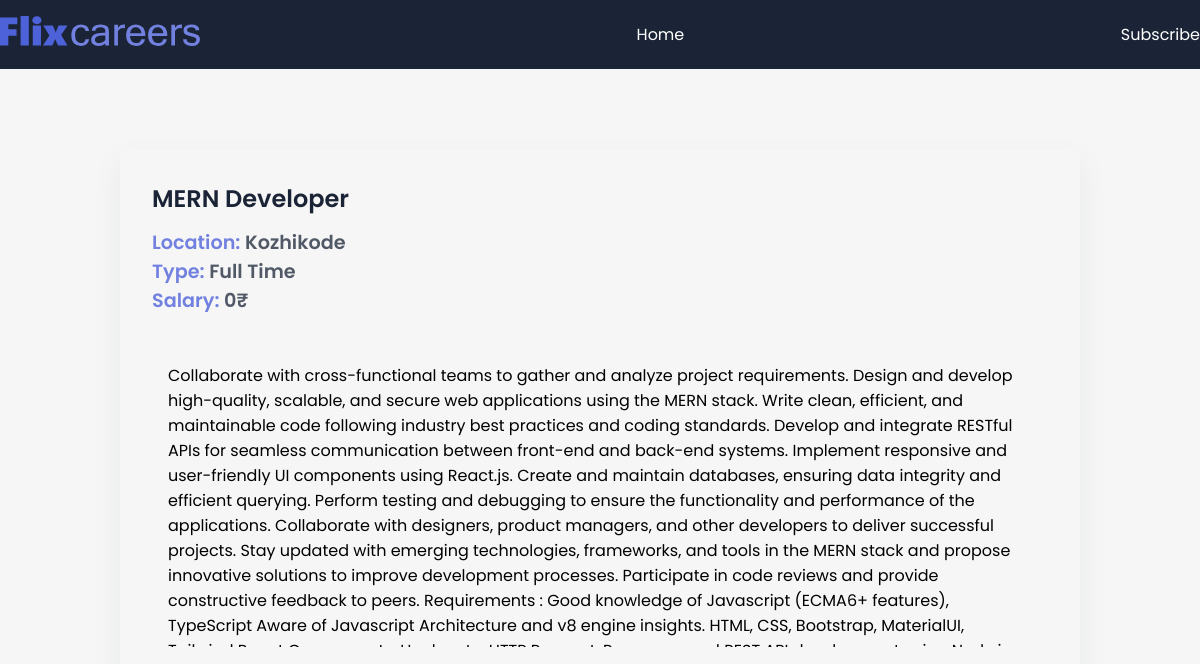
/Job_details/4/, run on the app's committed database.
### MyApp/models.py (models this page shows, shortened)
class JobPost(models.Model):
    title = models.CharField(max_length=100)
    slug = models.SlugField(null=True,max_length=40,unique=True)
    desc = models.TextField()
    salary = models.IntegerField()
    date = models.DateTimeField(auto_now_add=True)
    expiry = models.DateField(null=True)
    location = models.OneToOneField(Location,null=True, on_delete=models.CASCADE)
    author = models.ForeignKey(Author, null=True, on_delete = models.CASCADE)
    skills = models.ManyToManyField(Skills,null=True)
    type = models.CharField(max_length=50,null=False,choices=Job_type_choices)

class Location(models.Model):
    street = models.CharField(max_length=100)
    city = models.CharField(max_length=100)
    state = models.CharField(max_length=100)
    country = models.CharField(max_length=100)
    zip = models.CharField(max_length=100)

### MyApp/views.py (the view)
# urls.py: path('Job_details/<int:id>/',views.job_detail,name='job_detail'),
def job_detail(request,id):
    job = JobPost.objects.get(id=id)
    context = {
        'job':job
    }
    return render(request,'jobdetails.html',context)

### MyApp/templates/jobdetails.html (shortened to what this page needs)
{% extends 'base.html' %}
{% block content %}
{% load static %}
  <section>
    <div class="container">
      <div class="view-post">
        <h1 class="jobtitle">
              {{ job.title }}
        </h1>
        <p class="location it">Location: <span>{{job.location.city}}</span></p>
        <p class="status it">Type: <span>{{job.type}}</span></p>
        <p class="budget it">Salary: <span>{{job.salary}}₹</span></p>
        <div class="desc">
          <p class="details">
              {{job.desc}}
          </p>
        </div>
      </div>
    </div>
  </section>
{% endblock %}

### MyApp/static/myapp/style.css (style rules this page uses)
* { margin: 0; padding: 0; box-sizing: border-box; font-family: "Poppins", sans-serif; }
:root { --blue: #4d62d8; --lblue: #7281e0; --card: #fdfdfd; --shadow: #64646f17 0px 12px 29px 0px; --nav: #1b2436; }
body { background: #f5f6f5; }
.container { max-width: 1200px; margin: auto; }
.view-post { width: 80%; border-radius: 10px; box-shadow: var(--shadow); margin: 5em auto; padding: 2em; }
.desc { max-height: 300px; overflow-y: scroll; margin: 2em 0; padding: 1em; }
.jobtitle { font-size: 1.5rem; color: var(--nav); font-weight: 600; margin-bottom: 0.5em; }
.it { font-size: 1.2rem; font-weight: 600; color: var(--lblue); }
.it span { color: #1b2436c0; }

### data on the page
JobPost: title "MERN Developer", location.city "Kozhikode", type "Full Time", salary "0", desc "Collaborate with cross-functional teams to gather and analyze project requirements. Design and develop high-quality, scalable, and secure web applications using the MERN stack. Write clean, efficient, and maintainable code following industry best practices and coding standards. Develop and integrate RESTful APIs for seamless communication between front-end and back-end systems. Implement responsive and user-friendly UI components using React.js. Create and maintain databases, ensuring data integrity and efficient querying. Perform testing and debugging to ensure the functionality and performance of the applications. Collaborate with designers, product managers, and other developers to…"
